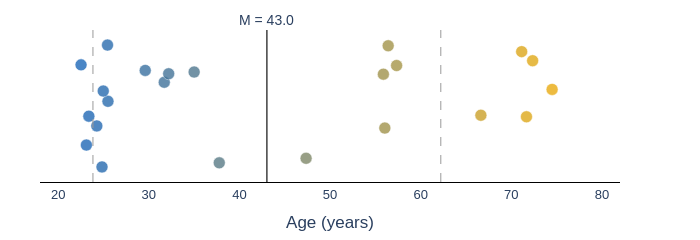

Notebook code for this chart:
### Markdown cell above
## 1.5. Sample Demographics

Demographic variables pulled from the tACS Bandit REDCap project. Only participants with completed behavioral data (i.e., present in `SUBJECT_INFO`) are included.

### Code cell
# Sample Demographics

import plotly.graph_objects as go
import matplotlib.colors as mcolors

# ---- Load & filter REDCap to study participants ----
redcap_tacs = pd.read_csv(REDCAP_TACS_PATH)
redcap_tacs = redcap_tacs.rename(columns={'Record ID': 'subject_id', 'Age in years:': 'age'})
redcap_tacs['subject_id'] = redcap_tacs['subject_id'].astype(str)
demo = redcap_tacs[redcap_tacs['subject_id'].isin(SUBJECT_INFO.keys())].copy()

# ---- Summary table ----
n = len(demo)
age_mean, age_sd = demo['age'].mean(), demo['age'].std()
age_min_val, age_max_val = demo['age'].min(), demo['age'].max()

print(f'N = {n}')
print(f'Age: M = {age_mean:.1f}, SD = {age_sd:.1f}, range = {age_min_val:.1f}–{age_max_val:.1f}')
print(f'\nGender:')
for val, count in demo['Gender'].value_counts().items():
    print(f'  {val}: {count} ({100*count/n:.0f}%)')
print(f'\nRace:')
for val, count in demo['Race'].value_counts().items():
    print(f'  {val}: {count} ({100*count/n:.0f}%)')
print(f'\nEthnicity:')
for val, count in demo['Ethnicity'].value_counts().items():
    print(f'  {val}: {count} ({100*count/n:.0f}%)')

# ---- Age distribution (strip plot, blue→gold gradient) ----
age_cmap = mcolors.LinearSegmentedColormap.from_list('blue_gold', ['#1565C0', '#FFB300'])
age_floor, age_ceil = 20, 80

def age_to_rgb(age):
    norm = np.clip((age - age_floor) / (age_ceil - age_floor), 0, 1)
    rgba = age_cmap(norm)
    return f'rgb({int(rgba[0]*255)},{int(rgba[1]*255)},{int(rgba[2]*255)})'

rng = np.random.default_rng(42)
jitter = rng.uniform(-0.15, 0.15, size=n)

fig = go.Figure()
fig.add_trace(go.Scatter(
    x=demo['age'], y=jitter,
    mode='markers',
    marker=dict(size=12, opacity=0.8,
                color=[age_to_rgb(a) for a in demo['age']],
                line=dict(width=0.5, color='white')),
    text=[f'sub-{s}<br>Age: {a:.1f}<br>{g}'
          for s, a, g in zip(demo['subject_id'], demo['age'], demo['Gender'])],
    hoverinfo='text',
))

# Mean + SD reference lines
fig.add_vline(x=age_mean, line=dict(color='#404040', width=1.5, dash='solid'),
              annotation_text=f'M = {age_mean:.1f}', annotation_position='top')
fig.add_vline(x=age_mean - age_sd, line=dict(color='#999999', width=1, dash='dash'))
fig.add_vline(x=age_mean + age_sd, line=dict(color='#999999', width=1, dash='dash'))

fig.update_layout(
    height=200, width=700,
    template='plotly_white',
    margin=dict(l=40, r=80, t=30, b=40),
    font=dict(family='Arial', size=14),
    yaxis=dict(visible=False),
    xaxis=dict(title='Age (years)', range=[18, 82]),
)
fig.update_xaxes(showgrid=False, zeroline=False,
                 showline=True, linewidth=1, linecolor='black',
                 tickfont=dict(size=13))

fig.show(config=dict(toImageButtonOptions=dict(filename='sample_age_distribution')))

### Figure 1 — Plotly figure (JSON) as saved in the notebook; plotly's stock layout.template omitted (floating-point values rounded to 4 significant figures)
{"data": [{"hoverinfo": "text", "marker": {"color": ["rgb(79,120,143)", "rgb(222,168,26)", "rgb(225,169,24)", "rgb(65,115,155)", "rgb(89,123,135)", "rgb(42,108,174)", "rgb(68,116,152)", "rgb(58,113,161)", "rgb(127,136,104)", "rgb(203,161,42)", "rgb(37,106,178)", "rgb(221,167,27)", "rgb(233,171,17)", "rgb(166,149,72)", "rgb(33,105,181)", "rgb(32,104,182)", "rgb(42,108,174)", "rgb(39,107,176)", "rgb(30,104,184)", "rgb(40,107,176)", "rgb(161,147,76)", "rgb(161,147,76)", "rgb(163,148,75)"], "line": {"color": "white", "width": 0.5}, "opacity": 0.8, "size": 12}, "mode": "markers", "text": ["sub-10369<br>Age: 35.0<br>Male", "sub-10418<br>Age: 71.7<br>Female", "sub-10541<br>Age: 72.4<br>Male", "sub-10559<br>Age: 31.7<br>Male", "sub-10589<br>Age: 37.8<br>Male", "sub-10606<br>Age: 25.4<br>Female", "sub-10608<br>Age: 32.2<br>Female", "sub-10636<br>Age: 29.6<br>Female", "sub-10641<br>Age: 47.4<br>Female", "sub-10649<br>Age: 66.7<br>Female", "sub-10656<br>Age: 24.3<br>Male", "sub-10809<br>Age: 71.2<br>Male", "sub-10866<br>Age: 74.5<br>Male", "sub-10886<br>Age: 57.4<br>Male", "sub-10951<br>Age: 23.4<br>Male", "sub-10998<br>Age: 23.1<br>Female", "sub-11030<br>Age: 25.5<br>Female", "sub-11286<br>Age: 24.8<br>Female", "sub-11318<br>Age: 22.5<br>Female", "sub-11329<br>Age: 25.0<br>Male", "sub-11563<br>Age: 55.9<br>Male", "sub-11628<br>Age: 56.0<br>Female", "sub-11773<br>Age: 56.4<br>Female"], "type": "scatter", "x": [35.01, 71.68, 72.36, 31.71, 37.78, 25.45, 32.2, 29.61, 47.36, 66.65, 24.27, 71.15, 74.51, 57.35, 23.39, 23.12, 25.5, 24.84, 22.53, 24.98, 55.89, 56.05, 56.42], "y": [0.08219, -0.01834, 0.1076, 0.05921, -0.1217, 0.1427, 0.07834, 0.08582, -0.1116, -0.01488, -0.03876, 0.128, 0.04316, 0.09683, -0.01698, -0.08183, 0.01638, -0.1309, 0.09829, 0.0395, 0.07743, -0.04364, 0.1412]}], "layout": {"annotations": [{"showarrow": false, "text": "M = 43.0", "x": 43.04, "xanchor": "center", "xref": "x", "y": 1, "yanchor": "bottom", "yref": "y domain"}], "font": {"family": "Arial", "size": 14}, "height": 200, "margin": {"b": 40, "l": 40, "r": 80, "t": 30}, "shapes": [{"line": {"color": "#404040", "dash": "solid", "width": 1.5}, "type": "line", "x0": 43.04, "x1": 43.04, "xref": "x", "y0": 0, "y1": 1, "yref": "y domain"}, {"line": {"color": "#999999", "dash": "dash", "width": 1}, "type": "line", "x0": 23.84, "x1": 23.84, "xref": "x", "y0": 0, "y1": 1, "yref": "y domain"}, {"line": {"color": "#999999", "dash": "dash", "width": 1}, "type": "line", "x0": 62.23, "x1": 62.23, "xref": "x", "y0": 0, "y1": 1, "yref": "y domain"}], "width": 700, "xaxis": {"linecolor": "black", "linewidth": 1, "range": [18, 82], "showgrid": false, "showline": true, "tickfont": {"size": 13}, "title": {"text": "Age (years)"}, "type": "linear", "zeroline": false}, "yaxis": {"autorange": true, "range": [-0.1726, 0.1845], "type": "linear", "visible": false}}}
